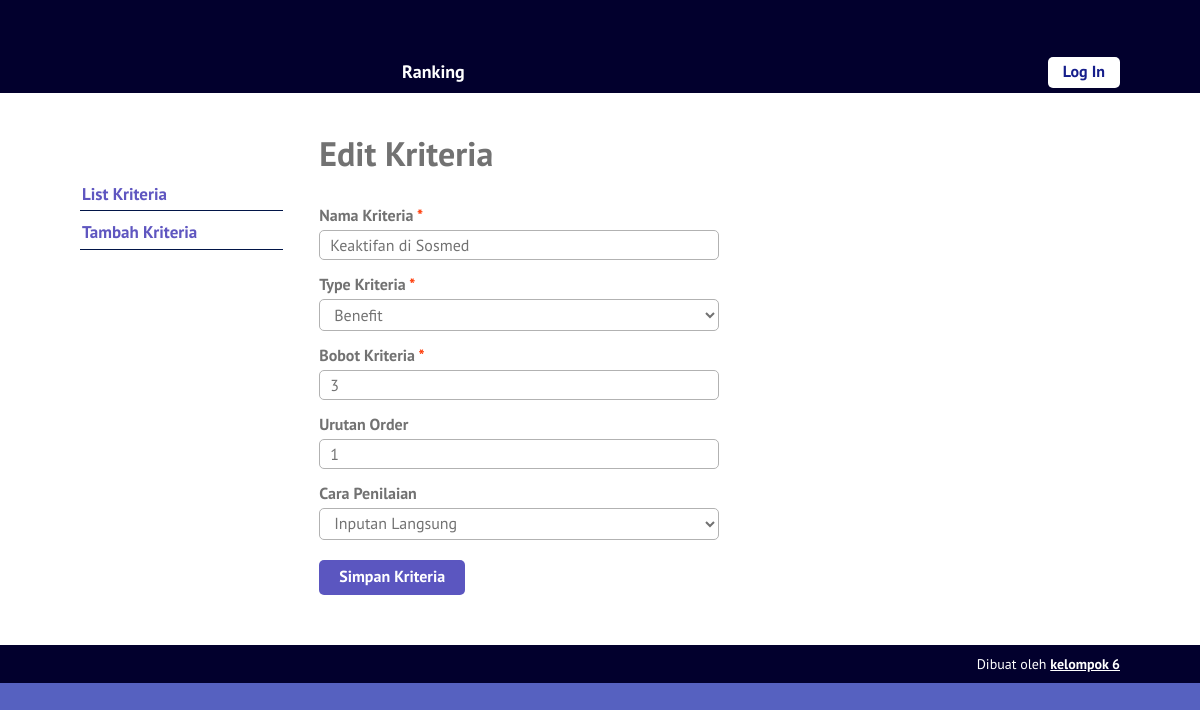
The page /edit-kriteria.php?id=12 on the database its author committed.
### tables this page shows
CREATE TABLE `kriteria` (
  `id_kriteria` int(10) NOT NULL,
  `nama` varchar(30) NOT NULL,
  `type` enum('benefit','cost') NOT NULL,
  `bobot` float NOT NULL,
  `ada_pilihan` tinyint(1) DEFAULT NULL,
  `urutan_order` int(2) NOT NULL
);

### edit-kriteria.php (the view, shortened to what this page needs)
<?php require_once('includes/init.php'); ?>
<?php
$sukses = false;
$ada_error = false;
$id_kriteria = (isset($_GET['id'])) ? trim($_GET['id']) : '';
if(!$id_kriteria) {
	$ada_error = 'Maaf, data tidak dapat diproses.';
} else {
	$query = $pdo->prepare('SELECT * FROM kriteria WHERE kriteria.id_kriteria = :id_kriteria');
	$query->execute(array('id_kriteria' => $id_kriteria));
	$result = $query->fetch();
	$id_kriteria = (isset($result['id_kriteria'])) ? trim($result['id_kriteria']) : '';
	$nama = (isset($result['nama'])) ? trim($result['nama']) : '';
	$type = (isset($result['type'])) ? trim($result['type']) : '';
	$bobot = (isset($result['bobot'])) ? trim($result['bobot']) : '';
	$jenis_nilai = (isset($result['ada_pilihan'])) ? $result['ada_pilihan'] : 0;
	$urutan_order = (isset($result['urutan_order'])) ? trim($result['urutan_order']) : 0;
}
?>
<?php
require_once('template-parts/header.php');
?>
	<div class="main-content-row">
	<div class="container clearfix">
		<?php include_once('template-parts/sidebar-kriteria.php'); ?>
		<div class="main-content the-content">
			<h1>Edit Kriteria</h1>
			<?php if($sukses): ?>
				<div class="msg-box">
					<p>Data berhasil disimpan</p>
				</div>
			<?php elseif($ada_error): ?>
				<p><?php echo $ada_error; ?></p>
			<?php else: ?>
				<form action="edit-kriteria.php?id=<?php echo $id_kriteria; ?>" method="post">
					<div class="field-wrap clearfix">
						<label>Nama Kriteria <span class="red">*</span></label>
						<input type="text" name="nama" value="<?php echo $nama; ?>">
					</div>
					<div class="field-wrap clearfix">
						<label>Type Kriteria <span class="red">*</span></label>
						<select name="type">
							<option value="benefit" <?php selected($type, 'benefit'); ?>>Benefit</option>
						</select>
					</div>
					<div class="field-wrap clearfix">
						<label>Bobot Kriteria <span class="red">*</span></label>
						<input type="number" name="bobot" value="<?php echo $bobot; ?>" step="0.01">
					</div>
					<div class="field-wrap clearfix">
						<label>Urutan Order</label>
						<input type="number" name="urutan_order" value="<?php echo $urutan_order; ?>">
					</div>
					<div class="field-wrap clearfix">
						<label>Cara Penilaian</label>
						<select name="jenis_nilai" id="jenis-nilai">
							<option value="0" <?php selected($jenis_nilai, 0); ?>>Inputan Langsung</option>
						</select>
					</div>
					<div class="field-wrap clearfix">
						<button type="submit" name="submit" value="submit" class="button">Simpan Kriteria</button>
					</div>
				</form>
			<?php endif; ?>
		</div>
	</div>
	</div>
<?php
require_once('template-parts/footer.php');

### stylesheets/style.css (style rules this page uses)
html,body,div,span,applet,object,iframe,h1,h2,h3,h4,h5,h6,p,blockquote,pre,a,abbr,acronym,address,big,cite,code,del,dfn,em,img,ins,kbd,q,s,samp,small,strike,strong,sub,sup,tt,var,b,u,i,center,dl,dt,dd,ol,ul,li,fieldset,form,label,legend,table,caption,tbody,tfoot,thead,tr,th,td,article,aside,canvas,details,embed,figure,figcaption,footer,header,hgroup,menu,nav,output,ruby,section,summary,time,mark,audio,video { margin:0;padding:0;border:0;font-size:100%;vertical-align:baseline }
body { line-height:1 }
*,*:before,*:after { -moz-box-sizing:border-box;-webkit-box-sizing:border-box;box-sizing:border-box }
.clearfix:before,.clearfix:after { content:" ";display:table }
.clear,.clearfix:after { clear:both }
.container { max-width:1100px;margin:0 auto;position:relative;padding:0 30px }
body { background:#5661c0;font-family:"PT Sans",sans-serif;color:#727272;font-size:14px;line-height:1.3;font-weight:500 }
textarea,input[type="text"],input[type="email"],input[type="date"],input[type="tel"],input[type="search"],input[type="number"],select,input[type="password"] { background:#fff;border:1px solid #b2b2b2;width:100%;font-family:inherit;font-weight:inherit;font-size:16px;padding:4px 10px;vertical-align:top;margin:0;color:#727272;border-radius:5px }
h1,h2,h3,h4,h5,h6 { font-weight:300 }
.the-content { font-size:16px;line-height:1.42857 }
.the-content h1,.the-content h2,.the-content h3,.the-content h4,.the-content h5,.the-content h6 { font-weight:700 }
.the-content h1 { font-size:34px;margin:0.8em 0 0.8em;padding:0;line-height:1.2 }
.the-content>h1:first-child,.the-content>h3:first-child,.the-content>h2:first-child { margin-top:0 }
button,a { -webkit-transition:all .2s ease;-moz-transition:all .2s ease;-o-transition:all .2s ease;transition:all 0.2s ease }
span.red,a.red,.the-content span.red,.the-content a.red { color:#ff3600 }
.the-content .button,.button { background:#5b56c0;color:#fff;display:inline-block;font-size:16px;font-weight:700;line-height:1.2;border:0;font-family:inherit;padding:7px 20px 9px;cursor:pointer;border-radius:5px }
.main-content { float:right;width:77%;padding:40px 0 }
.field-wrap { max-width:400px;padding-bottom:10px }
.field-wrap label { display:block;font-weight:700;padding:3px 0 }
.field-wrap .button { margin-top:10px }

### rows shown on the page
kriteria: nama "Keaktifan di Sosmed", type "Benefit", bobot "3", urutan_order "1", jenis_nilai "Inputan Langsung"
